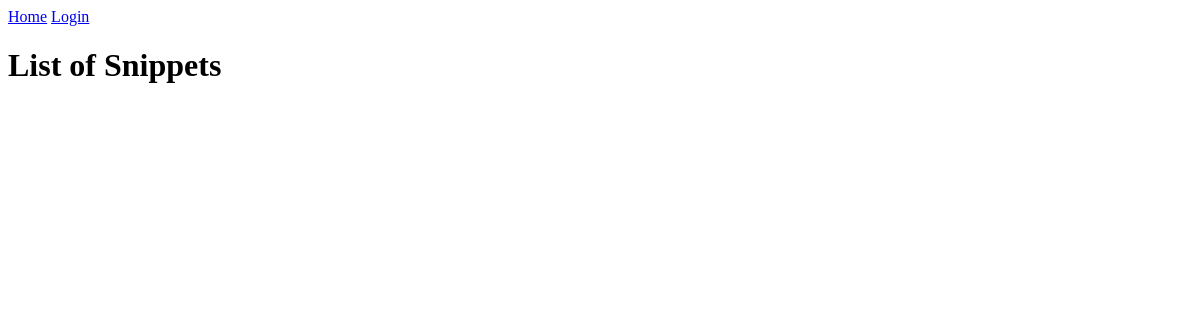
Before: /snippets/list/ with the older database file.
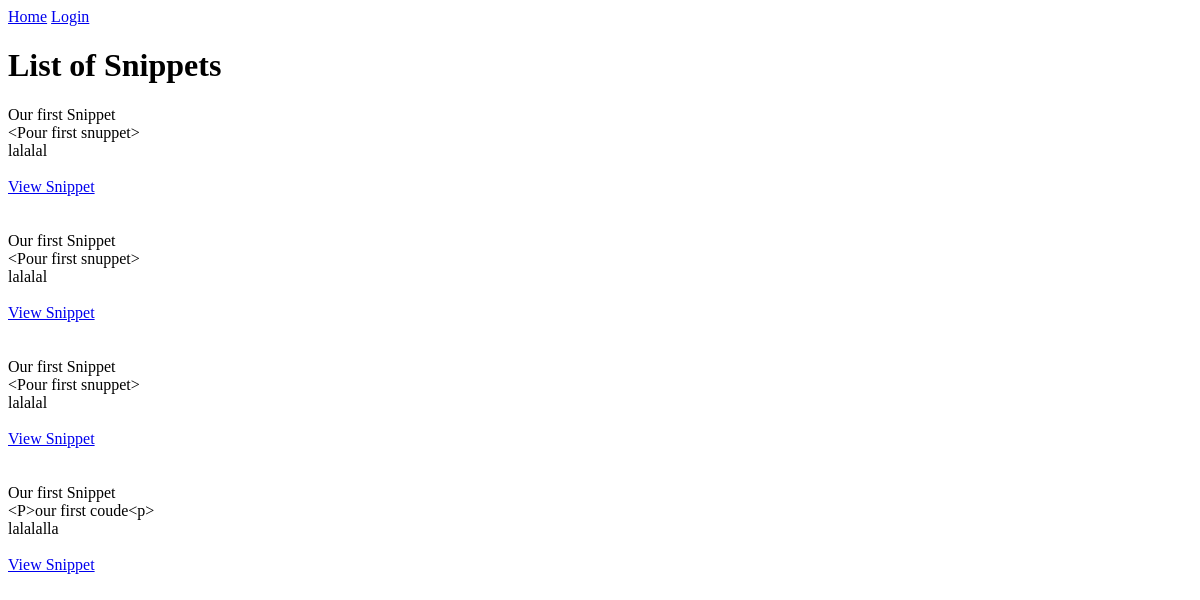
After: the same page with the newer database file.
### snippets/models.py (models this page shows)
class Snippet(Model):
    title = CharField(max_length=200, null=False, blank=False)
    body = TextField(null=False, blank=False)
    description = TextField(null=True, blank=True)
    tags = ManyToManyField("Tag")

### snippets/views.py (the view)
# urls.py: path("list/", views.list_snippet.as_view(), name="list_snippet"),
class list_snippet(ListView):
    model = Snippet
    template_name = "snippets/list_snippet.html"

### templates/snippets/list_snippet.html
{% extends "base.html" %}
{% block content %}
    <h1>List of Snippets</h1>
    {% for snippet in object_list %}
    <div>
      {{ snippet.title }}<br>
      {{ snippet.body }}<br>
      {{ snippet.description }}<br>
    </div><br>
      <div>
        <a href="{% url 'view_snippet' snippet.pk %}">View Snippet</a>
  </div><br><br>
    {% endfor %}
{% endblock %}

### templates/base.html (shortened to what this page needs)
{% load static %}
<!DOCTYPE html>
<html lang="en">
<head>
    <link rel="stylesheet" href="{% static 'css/style.css' %}">
</head>
<body>
    <header>
    {% block navbar %}
    <nav>
        <a href="{% url 'list_snippet' %}">Home</a>
        {% if request.user.is_authenticated %}
        <a href="{% url 'add_snippet' %}">Add Snippet</a>
        <a href="{% url 'logout_user' %}">Logout</a>
        {% else %}
        <a href="{% url 'login_user' %}">Login</a>
        {% endif %}
    </nav>
    {% endblock %}
    </header>
    <div>
        {%block content%}
        {% endblock %}
    </div>
</body>
</html>

Changed rows visible on the page:
added Snippet: title "Our first Snippet", body "<Pour first snuppet>", description "lalalal"
added Snippet: title "Our first Snippet", body "<Pour first snuppet>", description "lalalal"
added Snippet: title "Our first Snippet", body "<Pour first snuppet>", description "lalalal"
added Snippet: title "Our first Snippet", body "<P>our first coude<p>", description "lalalalla"
